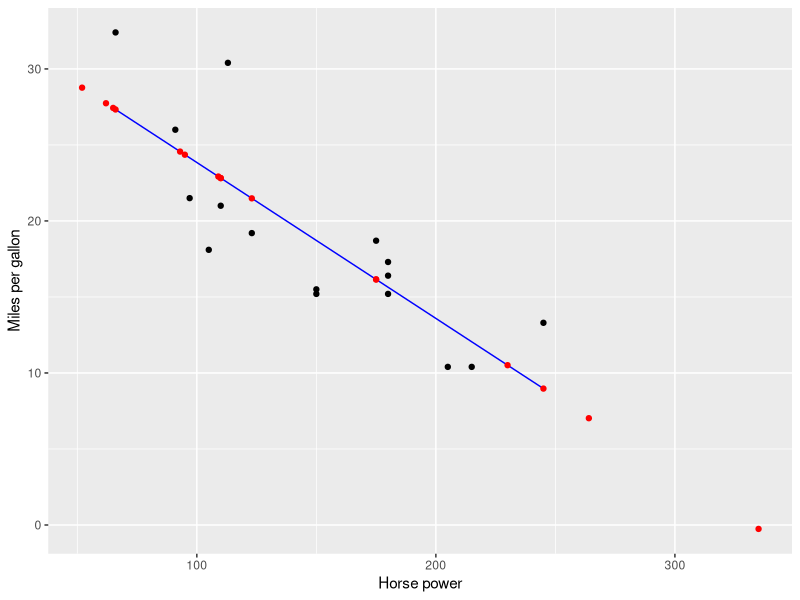
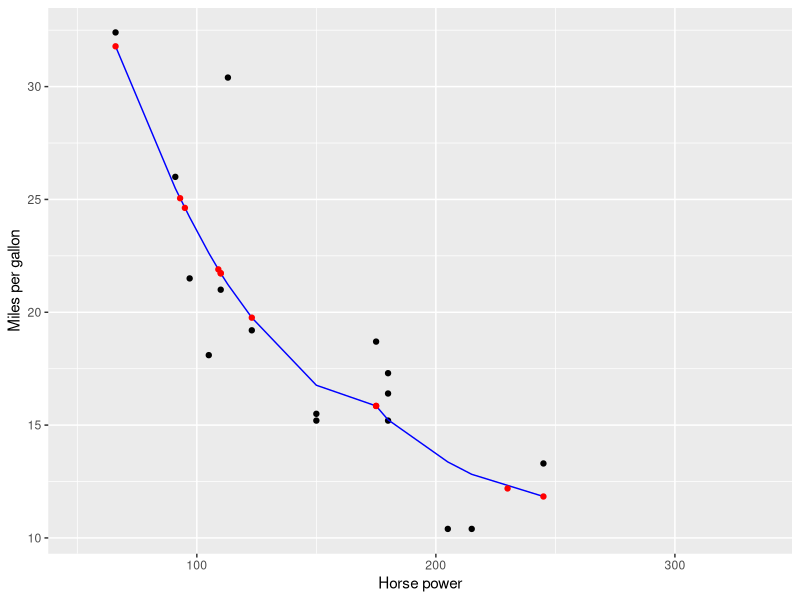
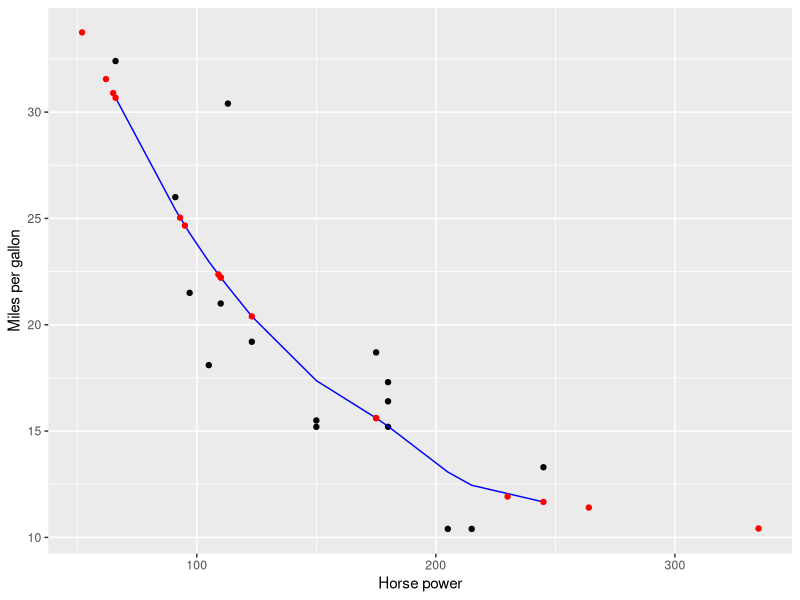

Write the R code that produced these figures, in order.
## ---- chunk 1
knitr::opts_chunk$set(echo = TRUE, message=FALSE, warning = FALSE)
set.seed(76)
## ---- chunk 2
library(tidyverse)
library(broom)

mtcars <- mtcars %>% 
  mutate(ID = 1:n()) %>% 
  select(ID, mpg, hp) %>% 
  as_tibble()
mtcars_train <- mtcars %>% 
  sample_frac(0.5)
mtcars_test <- mtcars %>% 
  anti_join(mtcars_train, by="ID")
## ---- chunk 3
model_formula <- as.formula("mpg ~ hp")
model_lm <- lm(model_formula, data=mtcars_train)

# 1.a) Extract regression table in tidy format
model_lm %>% 
  broom::tidy()

# 1.b) Extract point-by-point info in tidy format
model_lm %>% 
  broom::augment() %>% 
  head()

# 1.c) Extract summary stats info in tidy format
model_lm %>% 
  broom::glance()
## ---- chunk 4
# 2. Make predictions on test data
# Method 1:
# -input: mtcars_test is a data frame
# -output: y_hat is a vector
y_hat <- predict(model_lm, newdata=mtcars_test)

# Method 2: All new variables start with a period
model_lm %>% 
  augment(newdata=mtcars_test) %>% 
  head()
## ---- chunk 5
fitted_model <- model_lm %>% 
  broom::augment()
predictions <- model_lm %>% 
  augment(newdata=mtcars_test)

ggplot(NULL) +
  geom_point(data=fitted_model, aes(x=hp, y=mpg)) +
  geom_line(data=fitted_model, aes(x=hp, y=.fitted), col="blue") +
  geom_point(data=predictions, aes(x=hp, y=.fitted), col="red") +
  labs(x="Horse power", y="Miles per gallon")
## ---- chunk 6
model_formula <- as.formula("mpg ~ hp")
model_loess <- loess(model_formula, data=mtcars_train, span=0.9)

# 1.a) Extract point-by-point info in tidy format
model_loess %>% 
  broom::augment() %>% 
  head()
## ---- chunk 7
# 2. Make predictions on test data
# Method 1:
# -input: mtcars_test is a data frame
# -output: y_hat is a vector
y_hat <- predict(model_loess, newdata=mtcars_test)

# Method 2: All new variables start with a period
model_loess %>% 
  augment(newdata=mtcars_test) %>% 
  head()
## ---- chunk 8
fitted_model <- model_loess %>% 
  broom::augment()
predictions <- model_loess %>% 
  augment(newdata=mtcars_test)

ggplot(NULL) +
  geom_point(data=fitted_model, aes(x=hp, y=mpg)) +
  geom_line(data=fitted_model, aes(x=hp, y=.fitted), col="blue") +
  geom_point(data=predictions, aes(x=hp, y=.fitted), col="red") +
  labs(x="Horse power", y="Miles per gallon")
## ---- chunk 9
model_spline <- smooth.spline(x=mtcars_train$hp, y=mtcars_train$mpg, df = 4)

# 1.a) Extract point-by-point info in tidy format
model_spline %>% 
  broom::augment() %>% 
  head()

# 1.b) Extract summary stats info in tidy format
model_spline %>% 
  broom::glance() %>% 
  head()
## ---- chunk 10
# 2. Make predictions on test data
# Method 1:
# -input: mtcars_test$hp is a vector
# -output: is a list with two slots: x & y
spline_fitted <- predict(model_spline, x=mtcars_test$hp)

# Convert y_hat to tibble data frame with x, y columns
spline_fitted <- spline_fitted %>% 
  as_tibble() %>% 
  rename(hp = x, .fitted = y)

y_hat <- spline_fitted$.fitted
## ---- chunk 11
fitted_model <- model_spline %>% 
  broom::augment() %>% 
  rename(hp = x, mpg = y)
predictions <- mtcars_test %>% 
  mutate(.fitted = y_hat)

ggplot(NULL) +
  geom_point(data=fitted_model, aes(x=hp, y=mpg)) +
  geom_line(data=fitted_model, aes(x=hp, y=.fitted), col="blue") +
  geom_point(data=predictions, aes(x=hp, y=.fitted), col="red") +
  labs(x="Horse power", y="Miles per gallon")
